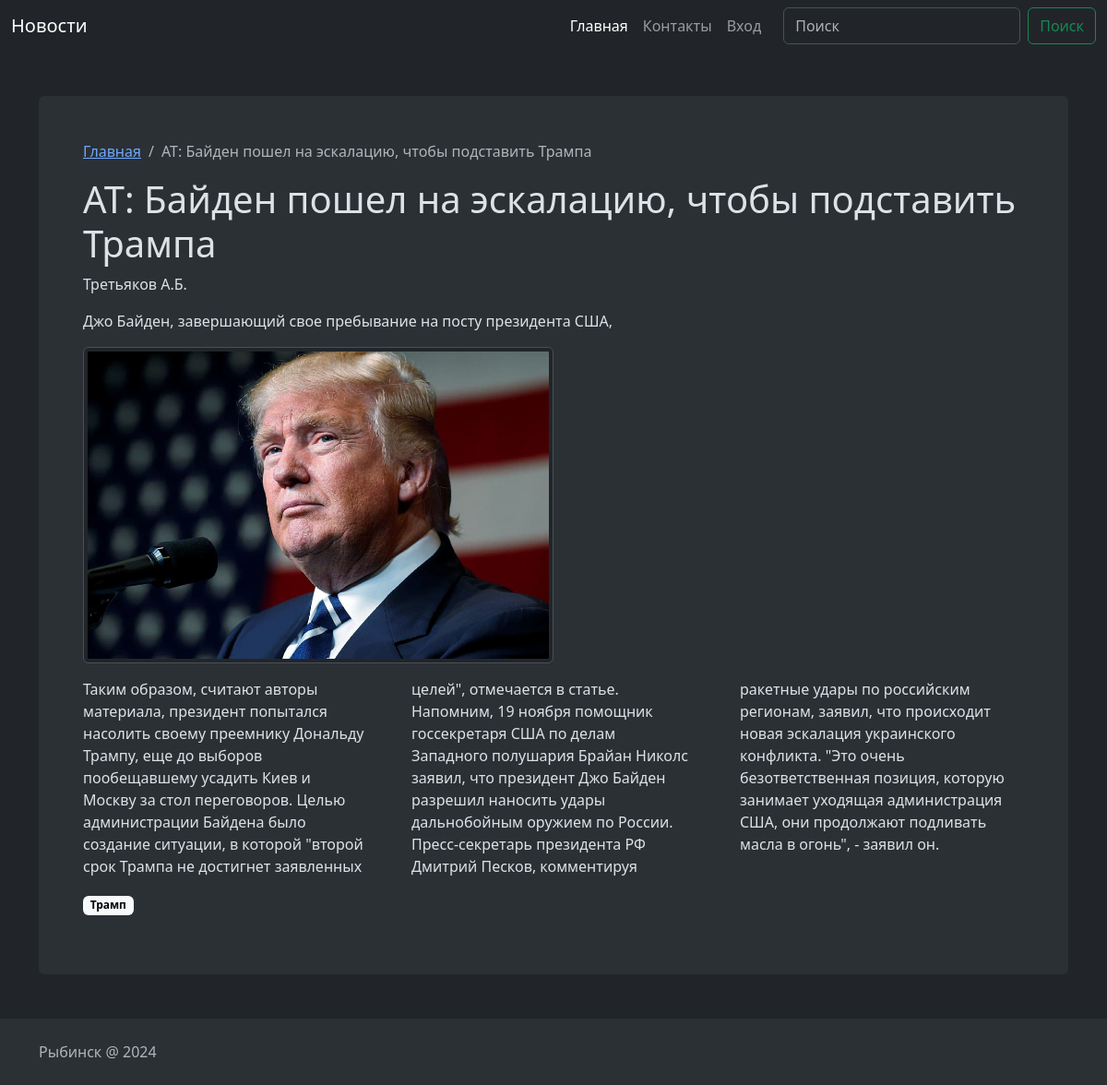
The page /news/2 on the database its author committed.
### app/models.py (models this page shows, shortened)
class News(models.Model):
    title = models.CharField(max_length=100)
    short_text = models.TextField()
    text = models.TextField()
    image = models.ImageField(default="", upload_to='static/image')
    author = models.CharField(max_length=40)
    date = models.DateTimeField(auto_now_add=True)
    tags = TaggableManager(blank=True)

### app/views.py (the view)
# urls.py: path('news/<int:id>', news),
def news(request, id):
    news = News.objects.get(id=id)
    context = {
        'news': news
    }
    return render(request, 'news.html', context)

### templates/news.html (shortened to what this page needs)
{% extends 'base.html' %}
{% block content %}
    <nav>
        <ul class="breadcrumb">
            <li class="breadcrumb-item"><a href="/">Главная</a></li>
            <li class="breadcrumb-item active">{{ news.title }}</li>
        </ul>
    </nav>
    <h1>{{ news.title }}</h1>
    <p>{{ news.author }}</p>
    <p>{{ news.short_text }}</p>
    <img src="{{ news.image.url }}" class="img-thumbnail mb-3" style="max-width:50%">
    <div class="text mb-3">{{ news.text }}</div>
    <p>
    {% for tag in news.tags.all %}
        <a href="/tags/{{ tag.slug }}"><span class="badge text-bg-light">{{ tag.name }}</span></a>
    {% endfor %}
    </p>
{% endblock %}

### templates/base.html (shortened to what this page needs)
<!DOCTYPE html>
<html lang="en">
<head>
    {% load static %}
    <link href="https://cdn.jsdelivr.net/npm/bootstrap@5.3.3/dist/css/bootstrap.min.css" rel="stylesheet">
    <link href="{% static 'app.css' %}" rel="stylesheet">
    <link href="{% static 'list.css' %}" rel="stylesheet">
</head>
<body data-bs-theme="dark">
    <nav class="navbar navbar-expand-lg navbar-dark bg-dark" aria-label="Offcanvas navbar large">
    <div class="container-fluid">
      <a class="navbar-brand" href="/">Новости</a>
      <div class="offcanvas offcanvas-end text-bg-dark" tabindex="-1" id="offcanvasNavbar2" aria-labelledby="offcanvasNavbar2Label">
        <div class="offcanvas-body">
          <ul class="navbar-nav justify-content-end flex-grow-1 pe-3">
            <li class="nav-item">
              <a class="nav-link active" aria-current="page" href="/">Главная</a>
            </li>
            <li class="nav-item">
              <a class="nav-link" href="/contacts">Контакты</a>
            </li>
              {% if not user.is_authenticated %}
            <li class="nav-item">
              <a class="nav-link" href="/login">Вход</a>
            </li>
              {% endif %}
          </ul>
          <form class="d-flex mt-3 mt-lg-0" role="search" action="/search">
            <input class="form-control me-2" name="q" type="search" placeholder="Поиск" aria-label="Search">
            <button class="btn btn-outline-success" type="submit">Поиск</button>
          </form>
        </div>
      </div>
    </div>
  </nav>
    <div class="container my-5">
        <div class="bg-body-tertiary p-5 rounded">
        {% block content %}
        {% endblock %}
        </div>
    </div>
    <footer class="bd-footer py-4 mt-5 bg-body-tertiary">
        <div class="container text-body-secondary">
            Рыбинск @ 2024
        </div>
    </footer>
</body>
</html>

### static/app.css (style rules this page uses)
body { background-image: url(https://i.pinimg.com/originals/d9/cf/38/d9cf3856acfbf743bc678d0c24280984.jpg); background-size: cover; }

### templates/news.html (style rules this page uses)
.text { column-count: 3; column-gap: 3em; }

### rows shown on the page
News: title "AT: Байден пошел на эскалацию, чтобы подставить Трампа", author "Третьяков А.Б.", short_text "Джо Байден, завершающий свое пребывание на посту президента США,", image (picture), text "Таким образом, считают авторы материала, президент попытался насолить своему преемнику Дональду Трампу, еще до выборов пообещавшему усадить Киев и Москву за стол переговоров. Целью администрации Байдена было создание ситуации, в которой \"второй срок Трампа не достигнет заявленных целей\", отмечается в статье. Напомним, 19 ноября помощник госсекретаря США по делам Западного полушария Брайан Николс заявил, что президент Джо Байден разрешил наносить удары дальнобойным оружием по России. Пресс-секретарь президента РФ Дмитрий Песков, комментируя ракетные удары по российским регионам, заявил, что происходит новая эскалация украинского конфликта. \"Это очень безответственная позиция, которую…"
Tag: name "Трамп"
